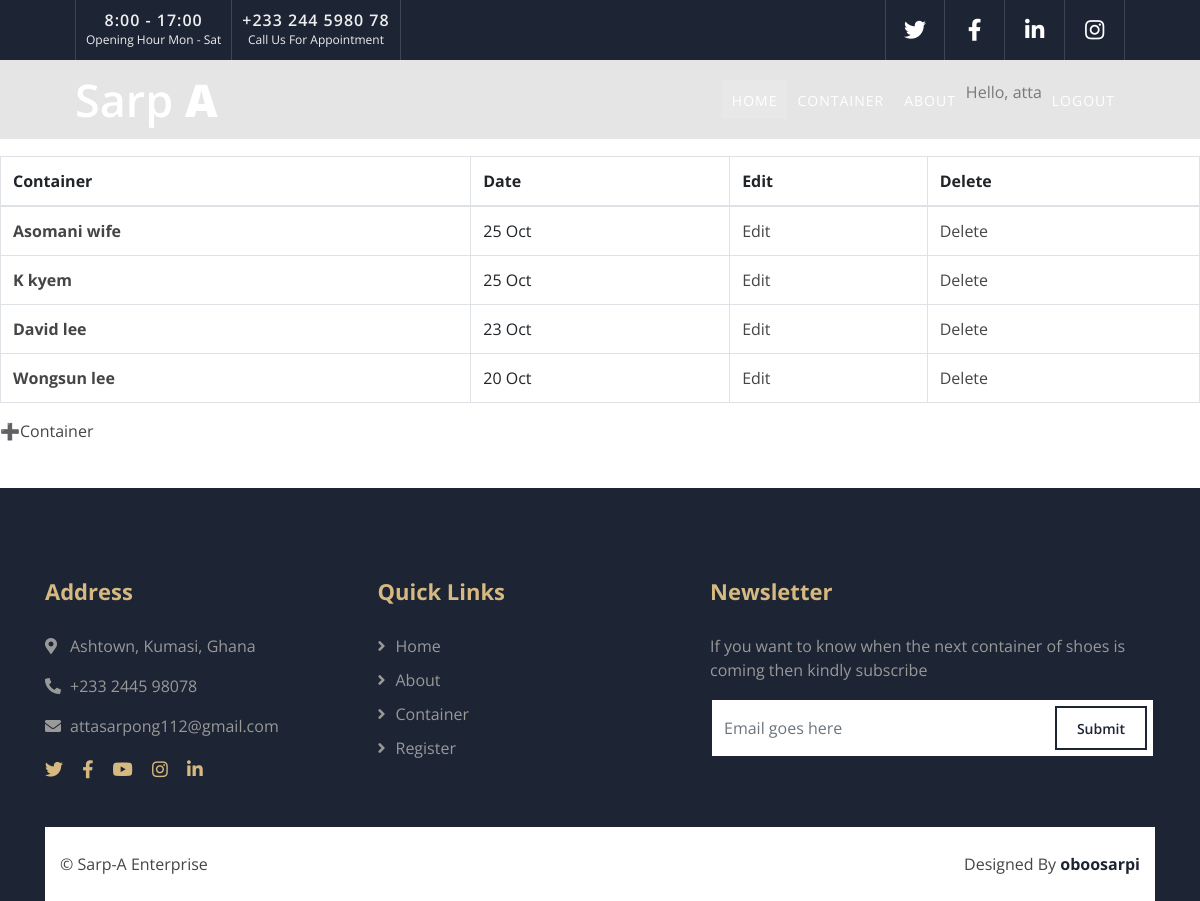
/container (signed in), run on an earlier commit of the app's database.
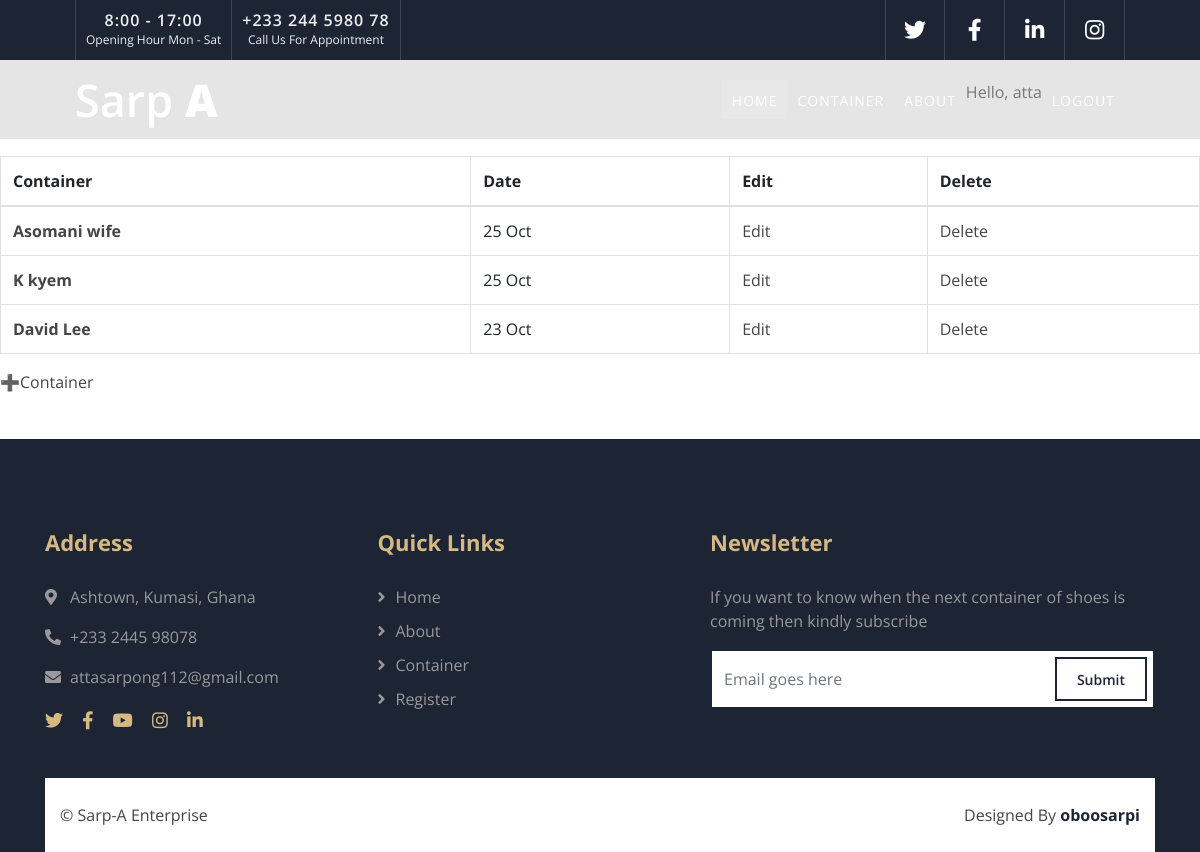
And on a later commit of the database.
### attas/models.py (models this page shows, shortened)
class Container(models.Model):
    name = models.CharField(max_length=200)
    date = models.DateField(default=timezone.now)
    owner = models.ForeignKey(User, on_delete=models.CASCADE, null=True)#change to  non-nullable later
    slug = models.SlugField(max_length=200, unique_for_date='date', null=True) #change to  non-nullable later
    class Meta:
        ordering = ('-date',)
        verbose_name_plural = 'containers'

### attas/views.py (the view)
# urls.py: path('container', views.container, name='container'),
@login_required
def container(request):
    container_list = Container.objects.filter(owner=request.user)
    return render(request, 'container.html', {'container_list': container_list})

### templates/container.html (shortened to what this page needs)
{% extends 'base.html' %}
{% load static %}
{% block content %}
    <table class="table table-bordered">
  <thead>
    <tr>
      <th scope="col">Container</th>
      <th scope="col">Date</th>
      <th scope="col">Edit</th>
      <th scope="col">Delete</th>
    </tr>
  </thead>
  <tbody>
   {% for container in container_list %}
    <tr>
      <th scope="row"><a href="{% url 'attas:customer' container.slug %}">{{ container.name }}</a></th>
      <td>{{ container.date |date:'d M' }}</td>
      <td><a href="{% url 'attas:edit_container' container.slug%}">Edit</a></td>
      <td><a href="{% url 'attas:delete_container' container.slug %}">Delete</a> </td>
    </tr>
    {% empty %}
    <p> No container here yet  </p>
    {% endfor %}
  </tbody>
</table>
<p class="button"><a href="{% url 'attas:add_container' %}"> ➕Container </a> </p>
{% endblock content %}

What changed in the data, as far as the page shows it:
removed Container: name "Wongsun lee", date "20 Oct"
changed Container "23 Oct": name "David lee" → "David Lee"
